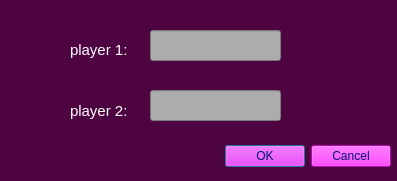
<?xml version="1.0" encoding="UTF-8"?>
<ui version="4.0">
 <class>Dialog</class>
 <widget class="QDialog" name="Dialog">
  <property name="geometry">
   <rect>
    <x>0</x>
    <y>0</y>
    <width>397</width>
    <height>181</height>
   </rect>
  </property>
  <property name="windowTitle">
   <string>Dialog</string>
  </property>
  <property name="styleSheet">
   <string notr="true">background-color: rgb(79, 4, 66);
</string>
  </property>
  <widget class="QDialogButtonBox" name="buttonBox">
   <property name="geometry">
    <rect>
     <x>50</x>
     <y>140</y>
     <width>341</width>
     <height>32</height>
    </rect>
   </property>
   <property name="styleSheet">
    <string notr="true">background-color: rgb(255, 0, 251);
color: rgb(0, 20, 111);</string>
   </property>
   <property name="orientation">
    <enum>Qt::Horizontal</enum>
   </property>
   <property name="standardButtons">
    <set>QDialogButtonBox::Cancel|QDialogButtonBox::Ok</set>
   </property>
  </widget>
  <widget class="QLabel" name="label">
   <property name="geometry">
    <rect>
     <x>70</x>
     <y>40</y>
     <width>61</width>
     <height>20</height>
    </rect>
   </property>
   <property name="font">
    <font>
     <pointsize>11</pointsize>
    </font>
   </property>
   <property name="styleSheet">
    <string notr="true">color: rgb(255, 255, 255);</string>
   </property>
   <property name="text">
    <string>player 1:</string>
   </property>
  </widget>
  <widget class="QLabel" name="label_2">
   <property name="geometry">
    <rect>
     <x>70</x>
     <y>100</y>
     <width>61</width>
     <height>21</height>
    </rect>
   </property>
   <property name="font">
    <font>
     <pointsize>11</pointsize>
    </font>
   </property>
   <property name="styleSheet">
    <string notr="true">color: rgb(255, 255, 255);</string>
   </property>
   <property name="text">
    <string>player 2:</string>
   </property>
  </widget>
  <widget class="QLineEdit" name="lineEdit">
   <property name="geometry">
    <rect>
     <x>150</x>
     <y>30</y>
     <width>131</width>
     <height>31</height>
    </rect>
   </property>
   <property name="font">
    <font>
     <pointsize>10</pointsize>
    </font>
   </property>
   <property name="styleSheet">
    <string notr="true">background-color: rgb(172, 172, 172);
color: rgb(90, 0, 78);</string>
   </property>
  </widget>
  <widget class="QLineEdit" name="lineEdit_2">
   <property name="geometry">
    <rect>
     <x>150</x>
     <y>90</y>
     <width>131</width>
     <height>31</height>
    </rect>
   </property>
   <property name="font">
    <font>
     <pointsize>10</pointsize>
    </font>
   </property>
   <property name="styleSheet">
    <string notr="true">background-color: rgb(172, 172, 172);
color: rgb(90, 0, 78);</string>
   </property>
  </widget>
 </widget>
 <resources/>
 <connections>
  <connection>
   <sender>buttonBox</sender>
   <signal>accepted()</signal>
   <receiver>Dialog</receiver>
   <slot>accept()</slot>
   <hints>
    <hint type="sourcelabel">
     <x>248</x>
     <y>254</y>
    </hint>
    <hint type="destinationlabel">
     <x>157</x>
     <y>274</y>
    </hint>
   </hints>
  </connection>
  <connection>
   <sender>buttonBox</sender>
   <signal>rejected()</signal>
   <receiver>Dialog</receiver>
   <slot>reject()</slot>
   <hints>
    <hint type="sourcelabel">
     <x>316</x>
     <y>260</y>
    </hint>
    <hint type="destinationlabel">
     <x>286</x>
     <y>274</y>
    </hint>
   </hints>
  </connection>
 </connections>
</ui>
